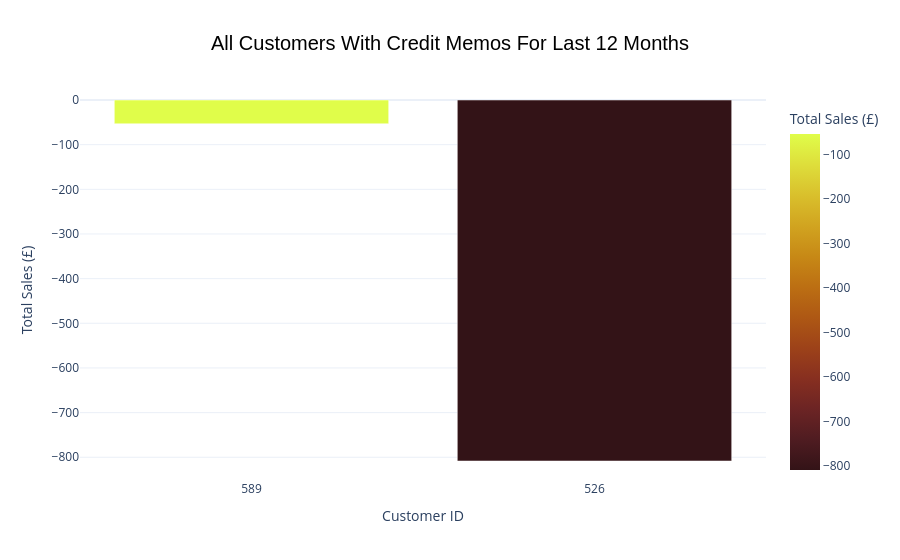

Write notebook code for a chart like this one.
### Markdown cell above
## Hypothesis 4

What was the total amount of credits issued for last year?

### Code cell
#special plot for *all* customers with sales *below* zero!

#first filter by last year (2016)
dfSales_DataSet_Filtered = dfSales_DataSet_Work[dfSales_DataSet_Work["Year"] == dfSales_DataSet_Work["Year"].max() -1]

#to stop customer being shown who have NO sales delete all records where InvoiceAmt is 0
dfSales_DataSet_Filtered = dfSales_DataSet_Filtered[dfSales_DataSet_Filtered["InvoiceAmt"] < 0]

#group by CustomerID and get sum of InvoiceAmt
dfSales_DataSet_Filtered = (
    dfSales_DataSet_Filtered
    .groupby("CustomerID")["InvoiceAmt"]
    .sum()
    .sort_values(ascending=False)
    .reset_index()
)

#sort data
dfSales_DataSet_Filtered.sort_values("InvoiceAmt", ascending=False)

fig = px.bar(
    dfSales_DataSet_Filtered.head(20),
    x="CustomerID",
    y="InvoiceAmt",
    color="InvoiceAmt",
    color_continuous_scale="Solar",
    title="All Customers With Credit Memos For Last 12 Months"
)

fig.update_layout(
    xaxis_title="Customer ID",
    yaxis_title="Total Sales (£)",
    coloraxis_colorbar=dict(title="Total Sales (£)"),
    template="plotly_white",
    title_x=0.5,
    title_font=dict(size=20, family="Arial", color="black")
)

fig.show()

### Figure 1 — Plotly figure (JSON) as saved in the notebook; plotly's stock layout.template omitted (floating-point values rounded to 4 significant figures)
{"data": [{"hovertemplate": "CustomerID=%{x}<br>InvoiceAmt=%{marker.color}<extra></extra>", "legendgroup": "", "marker": {"color": [-53.34, -808.3], "coloraxis": "coloraxis", "pattern": {"shape": ""}}, "name": "", "orientation": "v", "showlegend": false, "textposition": "auto", "type": "bar", "x": ["589", "526"], "xaxis": "x", "y": [-53.34, -808.3], "yaxis": "y"}], "layout": {"barmode": "relative", "coloraxis": {"autocolorscale": false, "colorbar": {"title": {"text": "Total Sales (£)"}}, "colorscale": [[0, "rgb(51, 19, 23)"], [0.09091, "rgb(79, 28, 33)"], [0.1818, "rgb(108, 36, 36)"], [0.2727, "rgb(135, 47, 32)"], [0.3636, "rgb(157, 66, 25)"], [0.4545, "rgb(174, 88, 20)"], [0.5455, "rgb(188, 111, 19)"], [0.6364, "rgb(199, 137, 22)"], [0.7273, "rgb(209, 164, 32)"], [0.8182, "rgb(217, 192, 44)"], [0.9091, "rgb(222, 222, 59)"], [1, "rgb(224, 253, 74)"]]}, "legend": {"tracegroupgap": 0}, "title": {"font": {"color": "black", "family": "Arial", "size": 20}, "text": "All Customers With Credit Memos For Last 12 Months", "x": 0.5}, "xaxis": {"anchor": "y", "domain": [0, 1], "title": {"text": "Customer ID"}}, "yaxis": {"anchor": "x", "domain": [0, 1], "title": {"text": "Total Sales (£)"}}}}
